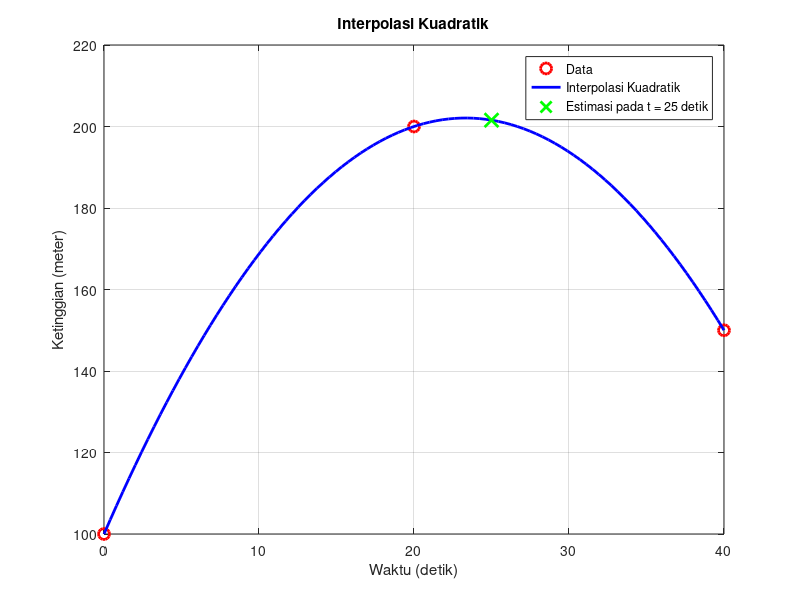

The MATLAB script that drew this image:
% Data yang diberikan
t = [0, 20, 40];
h = [100, 200, 150];

% Interpolasi Kuadratik
x = 25; % Nilai t yang ingin diinterpolasi
if t(1) < x && x < t(3)
    A = [t(1)^2 t(1) 1; t(2)^2 t(2) 1; t(3)^2 t(3) 1];
    B = h.';
    coefficients = A \ B; % Mencari koefisien interpolasi kuadratik
    
    y = coefficients(1) * x^2 + coefficients(2) * x + coefficients(3); % Menghitung estimasi h pada t = 25 detik
    disp(['Estimasi ketinggian pada t = ', num2str(x), ' detik (interpolasi kuadratik) adalah h = ', num2str(y), ' meter']);
    
    % Plot titik-titik data
    plot(t, h, 'ro', 'MarkerSize', 8, 'LineWidth', 2);
    hold on;
    
    % Plot interpolasi kuadratik
    x_interp = linspace(min(t), max(t), 100);
    y_interp = coefficients(1) * x_interp.^2 + coefficients(2) * x_interp + coefficients(3);
    plot(x_interp, y_interp, 'b', 'LineWidth', 2);
    
    % Titik yang diinterpolasi
    plot(x, y, 'gx', 'MarkerSize', 10, 'LineWidth', 2);
    
    xlabel('Waktu (detik)');
    ylabel('Ketinggian (meter)');
    title('Interpolasi Kuadratik');
    legend('Data', 'Interpolasi Kuadratik', 'Estimasi pada t = 25 detik');
    grid on;
    hold off;
else
    disp('Input t berada di luar rentang yang tepat');
end
